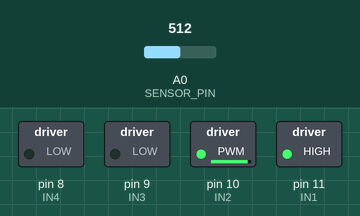
Recording of a sketch running on a simulated Arduino Uno, built with avr-gcc and run on an emulated ATmega328P. On the bench: switched loads named in the sketch (green lamp = pin HIGH). The inputs (shaded band) are chosen by the test bench; at power-on: A0 (SENSOR_PIN) = 512. What the sketch prints to the serial monitor is not drawn.

Above: at 1.8 s.
1.9 s: A0 (SENSOR_PIN) set to 306
At 2.8 s:
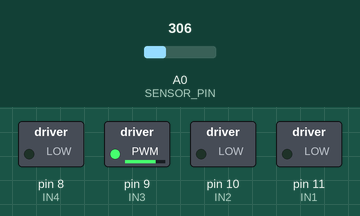
6.0 s: A0 (SENSOR_PIN) set to 900
At 8.4 s:
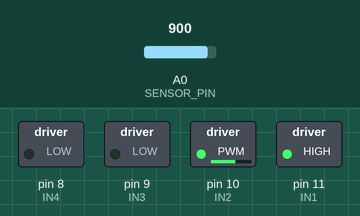
Timing chart, 0 to 9.9 s (numbered marks = the images above; inputs shaded):
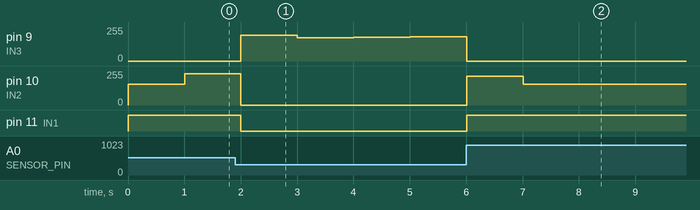

The sketch:

Automated_Irrigation_System_PID_Final.ino
```cpp
#define IN1        11
#define IN2        10
#define IN3        9
#define IN4        8
#define MAX_SPEED  255  // từ 0-255
#define MIN_SPEED  0
#define SENSOR_PIN A0
#define SETPOINT 65.0

double input, output, check;
double kp, ki, kd;
double lastInput, errorSum;
unsigned long lastTime;
double elapsedTime;

void setup() {
  Serial.begin(9600);
  pinMode(SENSOR_PIN, INPUT);
  pinMode(IN1, OUTPUT);
  pinMode(IN2, OUTPUT);
  pinMode(IN3, OUTPUT);
  pinMode(IN4, OUTPUT);

  // Khởi tạo các biến và hệ số
  input = 0;
  output = 0;
  kp = 0;
  ki = 0;
  kd = 0;
  lastInput = 0;
  errorSum = 0;
  lastTime = millis();
  check=0;

  // Tính toán hệ số
  computePIDCoefficients();
}
void motor_1_Dung()
{
  digitalWrite(IN1, LOW);
  digitalWrite(IN2, LOW);
}

void quat_Dung()
{
  digitalWrite(IN3, LOW);
  digitalWrite(IN4, LOW);
}
void motor_1_Tien(int speed)  // speed: từ 0 - MAX_SPEED
{
  speed = constrain(speed, MIN_SPEED, MAX_SPEED);
  digitalWrite(IN1, HIGH);
  analogWrite(IN2, 255 - speed);
}

void quat_ChayThuan(int speed)  // speed: từ 0 - MAX_SPEED
{
  speed = constrain(speed+155, MIN_SPEED, MAX_SPEED);
  analogWrite(IN3, speed);
  digitalWrite(IN4, LOW);
}

void loop() {
  // Đọc giá trị độ ẩm từ cảm biến
  input = readMoistureLevel();

  // Tính toán giá trị PID
  computePIDOutput();

  // In giá trị độ ẩm và điều khiển PID
  Serial.print("Độ ẩm: ");
  Serial.print(input);
  Serial.print("%");
  Serial.print(" - Điều khiển: ");
  Serial.println(output);

  // Đợi 1 giây
  delay(1000);
}

double readMoistureLevel() {
  int sensorValue = analogRead(SENSOR_PIN);
  double moisture = map(sensorValue, 1023, 0, 0, 100);
  return moisture;
}

void computePIDOutput() {
  unsigned long currentTime = millis();
  elapsedTime = (double)(currentTime - lastTime) / 1000.0;

  // Tính toán lỗi hiện tại
  double error = SETPOINT - input;
  Serial.print(errorSum);

//Kiem tra dieu khien quat
  if(error < 0){
    check = 1;
    error = abs(error);
  } else if (error > 0)
  {
    check = 0;
  }

  // Tính toán thành phần P
  double p = kp * error;

  // Tính toán thành phần I
  errorSum += error * elapsedTime;
  double i = ki * errorSum;

  // Tính toán thành phần D
  double d = kd * (input - lastInput) / elapsedTime;

  // Tổng hợp các thành phần để tính toán đầu ra PID
  output = p + i + d;
  // Giới hạn đầu ra trong khoảng từ 0 đến 100
  output = constrain(output, 0, 100);

  //Sai so cho phep so voi Setpoint
  if (error < 0.046*SETPOINT){
    errorSum = 0;
    output=0;
  }

if (check == 1 && output > 0)
  {
    motor_1_Dung();  // Dừng motor 1
    quat_ChayThuan(output);  // Quạt chạy thuận
  }
  else if (check == 0 && output > 0)
  {
    motor_1_Tien(output);  // Motor 1 tiến
    quat_Dung();  // Dừng quạt
  }
  else
  {
    motor_1_Dung();  // Dừng motor 1
    quat_Dung();  // Dừng quạt
  }
  // Lưu giá trị đầu vào và thời gian hiện tại
  lastInput = input;
  lastTime = currentTime;
}

void computePIDCoefficients() {
  // Tính toán hệ số Kp, Ki và Kd theo phương pháp thử và sai
  kp = 0.7;  // Hệ số tỷ lệ
  ki = 0.7;  // Hệ số tích phân
  kd = 1;  // Hệ số vi phân
}
```

Measured:
- after the input at 1.9 s, pin 9 (IN3): 0/255 → 194/255 after 0.10 s, → 176/255 1.0 s later, → 180/255 1.0 s later, → 183/255 1.0 s later; pin 11 (IN1): HIGH → LOW after 0.10 s
- after the input at 6.0 s, pin 10 (IN2): 0/255 → 214/255 at once, → 155/255 1.0 s later; pin 11 (IN1): LOW → HIGH at once
